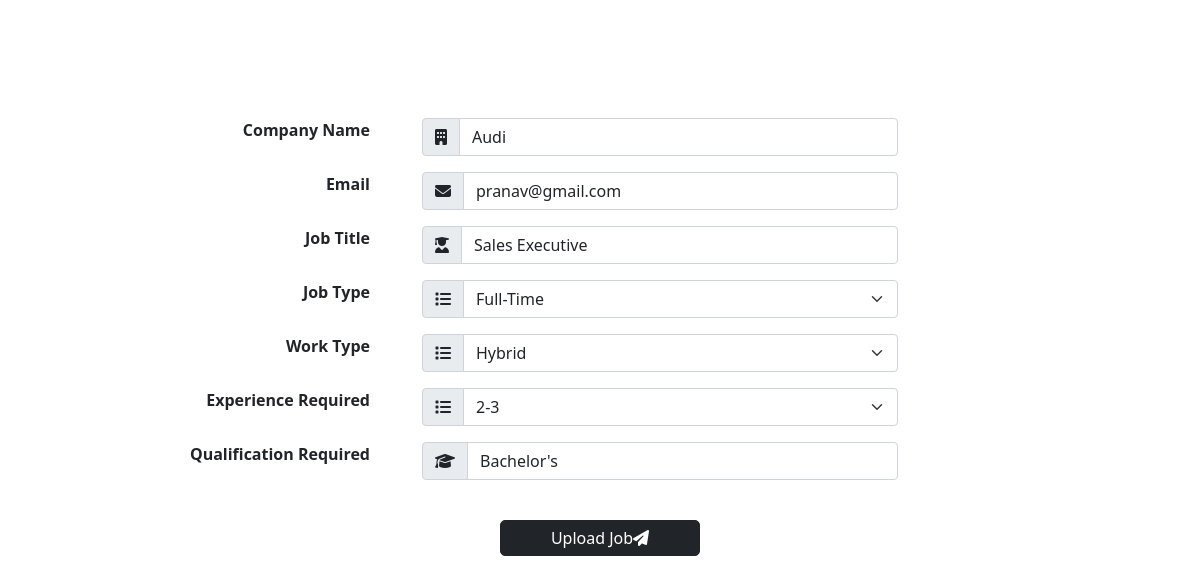
The page /vacancyedit/1 on the database its author committed.
### capp/models.py (models this page shows)
class addmodel(models.Model):
    catchoice = [
        ('Part-Time','Part-Time'),
        ('Full-Time','Full-Time'),
    ]
    cho=[
        ('Hybrid','Hybrid'),
        ('Remote','Remote'),
    ]
    choice=[
        ('0-1','0-1'),
        ('1-2','1-2'),
        ('2-3','2-3'),
        ('3-4','3-4'),
        ('4-5','4-5'),
        ('5-6','5-6'),
        ('6-7','6-7'),
        ('7-8','7-8'),
        ('8-9','8-9'),
        ('9-10','9-10'),
    ]
    cname = models.CharField(max_length=50)
    email = models.EmailField()
    jtitle = models.CharField(max_length=25)
    jtype = models.CharField(max_length=25,choices=catchoice)
    wtype = models.CharField(max_length=25,choices=cho)
    exp = models.CharField(max_length=25,choices=choice)
    qualify = models.CharField(max_length=70)

### capp/views.py (the view, shortened to what this page needs)
# urls.py: path('vacancyedit/<int:id>', vacancyedit),
def vacancyedit(request, id):
    a = addmodel.objects.get(id=id)
    return render(request, 'vacancyedit.html', {'x': a})

### capp/templates/vacancyedit.html (shortened to what this page needs)
<!DOCTYPE html>
<html lang="en">
<head>
    <link href="https://cdn.jsdelivr.net/npm/bootstrap@5.0.2/dist/css/bootstrap.min.css" rel="stylesheet">
</head>
<body background="https://images.unsplash.com/photo-1513530534585-c7b1394c6d51?ixlib=rb-4.0.3&ixid=MnwxMjA3fDB8MHxwaG90by1wYWdlfHx8fGVufDB8fHx8&auto=format&fit=crop&w=2071&q=80">
    <h1><center><strong>Edit Vacancy</strong></center></h1>
    <div class="container">
    <center>
        <form method="post">{% csrf_token %}
            <div class="row">
                <div class="col-4">
                    <label class="form-label"><strong class="a">Company Name</strong></label>
                </div>
                <div class="col-8" id="b">
                    <div class="input-group mb-3">
                    <span class="input-group-text"><i class="fa-solid fa-building"></i></span>
                    <input type="text" class="form-control" name="cname" value="{{x.cname}}" placeholder="Company Name">
                </div>
            </div>
        </div>
            <div class="row">
                <div class="col-4">
                    <label class="form-label"><strong class="a">Email</strong></label>
                </div>
                <div class="col-8" id="b">
                    <div class="input-group mb-3">
                    <span class="input-group-text"><i class="fa-solid fa-envelope"></i></span>
                    <input type="email" class="form-control" name="email" value="{{x.email}}" placeholder="Enter your email">
                </div>
            </div>
        </div>
        <div class="row">
            <div class="col-4">
                <label class="form-label"><strong class="a">Job Title</strong></label>
            </div>
            <div class="col-8" id="b">
                <div class="input-group mb-3">
                <span class="input-group-text"><i class="fa-solid fa-user-graduate"></i></span>
                <input type="text" class="form-control" name="jtitle" value="{{x.jtitle}}" placeholder="Enter your job title">
            </div>
        </div>
    </div>
            <div class="row">
                <div class="col-4">
                    <label class="form-label"><strong class="a">Job Type</strong></label>
                </div>
                <div class="col-8" id="b">
                    <div class="input-group mb-3">
                        <span class="input-group-text"><i class="fa-solid fa-list"></i></span>
                        <select class="form-select" name="jtype" value="{{x.jtype}}">
                            <option>{{x.jtype}}</option>
                        </select>
                </div>
            </div>
        </div>
        <div class="row">
            <div class="col-4">
                <label class="form-label"><strong class="a">Work Type</strong></label>
            </div>
            <div class="col-8" id="b">
                <div class="input-group mb-3">
                    <span class="input-group-text"><i class="fa-solid fa-list"></i></span>
                    <select class="form-select" name="wtype" value="{{x.wtype}}">
                        <option>{{x.wtype}}</option>
                    </select>
            </div>
        </div>
    </div>
    <div class="row">
        <div class="col-4">
            <label class="form-label"><strong class="a">Experience Required</strong></label>
        </div>
        <div class="col-8" id="b">
            <div class="input-group mb-3">
                <span class="input-group-text"><i class="fa-solid fa-list"></i></span>
                <select class="form-select" name="exp" value="{{x.exp}}">
                    <option>{{x.exp}}</option>
                </select>
        </div>
    </div>
</div>
            <div class="row">
                <div class="col-4">
                    <label class="form-label"><strong class="a">Qualification Required</strong></label>
                </div>
                <div class="col-8" id="b">
                    <div class="input-group mb-3">
                    <span class="input-group-text"><i class="fa-solid fa-graduation-cap"></i></span>
                    <input type="text" class="form-control" name="qualify" value="{{x.qualify}}" placeholder="Qualification Required">
                </div>
                </div>
            </div>
            <br>
         <center>
         <button type="submit" class="btn btn-dark text-white" style="width:200px;">Upload Job<i class="fa-solid fa-paper-plane"></i></button>
        </center>
        </form>
    </center>
    </div>
</body>
</html>

### capp/templates/vacancyedit.html (style rules this page uses)
h1 { text-align: center; padding-top: 20px; font-size: 72px; background-image: url(https://png.pngtree.com/background/20210709/original/pngtree-technology-business-blue-background-glare-picture-image_939240.jpg); -webkit-background-clip: text; -webkit-text-fill-color: transparent; }
.container { margin-top: 50px; text-align: center; }
label .a { width: 300px; display: inline-block; text-align: right; }
.container .row #b { width: 500px; }
button { text-align: center; }
.container form button { border-radius: 5px; padding: 5px; }

### rows shown on the page
addmodel: cname "Audi", email "pranav@gmail.com", jtitle "Sales Executive", jtype "Full-Time", wtype "Hybrid", exp "2-3", qualify "Bachelor's"
